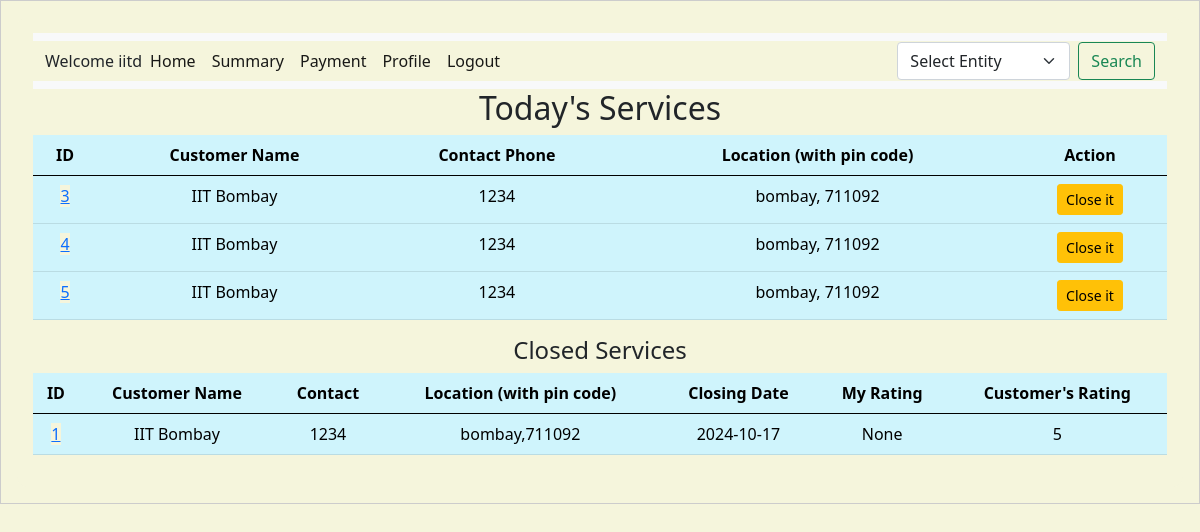
The app's page /professional_dashboard (signed in) with its own data.
### backend/models.py (models this page shows)
class Service_Professional(db.Model):
    __tablename__ = "service_professional"
    id = db.Column(db.Integer, primary_key=True, autoincrement=True)
    username = db.Column(db.String, unique=True, nullable=False)
    password = db.Column(db.String, nullable=False)
    name = db.Column(db.String, nullable=False)
    service_type = db.Column(
        db.String, nullable=False
    )  # nullable true done for some reason
    experience = db.Column(db.Integer, nullable=False)
    phone_no = db.Column(db.Integer, nullable=False)
    email = db.Column(db.String, unique=True, nullable=False)
    address = db.Column(db.String, nullable=False)
    pin_code = db.Column(db.String, nullable=False)
    verified_status = db.Column(db.String, nullable=True, default="Not verified yet")
    gender = db.Column(db.String, nullable=True)  # New column for gender (optional)
    profile_pic = db.Column(
        db.String, nullable=True
    )  # New column for profile picture (optional)
    average_rating = db.Column(db.Float, nullable=True)  # New column for average rating
    document = db.Column(db.String, nullable=True)  # Column to store document path
    block_status = db.Column(db.Boolean, default=False)  # Block/unblock status
    custom_services = db.relationship(
        "ProfessionalService",
        back_populates="professional",
        lazy=True,
        cascade="all, delete-orphan",
    )

class Service_Request(db.Model):
    __tablename__ = "service_request"
    id = db.Column(db.Integer, primary_key=True, autoincrement=True)
    service_id = db.Column(db.Integer, db.ForeignKey("service.id"), nullable=False)
    customer_id = db.Column(db.Integer, db.ForeignKey("customer.id"), nullable=False)
    professional_id = db.Column(
        db.Integer, db.ForeignKey("service_professional.id"), nullable=False
    )
    date_of_request = db.Column(db.DateTime, nullable=False, default=datetime.utcnow)
    date_of_completion = db.Column(db.DateTime)
    service_status = db.Column(
        db.String, nullable=False
    )  # e.g., 'requested', 'assigned', 'closed'
    remarks = db.Column(db.String, nullable=True)  # ratings given by customer
    rating = db.Column(db.Integer, nullable=True)  # Added this line for the rating
    customer_rating = db.Column(
        db.Integer, nullable=True
    )  # Rating given by professional
    customer_remarks = db.Column(
        db.String, nullable=True
    )  # Remarks from the professional
    requested_date = db.Column(db.Date)
    requested_time = db.Column(db.Time)
    service = db.relationship(
        "Service",
        backref=db.backref(
            "service_requests",
            lazy=True,
        ),
    )
    customer = db.relationship(
        "Customer", backref=db.backref("service_requests", lazy=True)
    )
    professional = db.relationship(
        "Service_Professional",
        backref=db.backref("service_requests", lazy=True, cascade="all, delete-orphan"),
    )
    payments = db.relationship("Payment", back_populates="service_request", lazy=True)

class Customer(db.Model):
    __tablename__ = "customer"
    id = db.Column(db.Integer, primary_key=True, autoincrement=True)
    username = db.Column(db.String, unique=True, nullable=False)
    password = db.Column(db.String, nullable=False)
    name = db.Column(db.String, nullable=False)
    email = db.Column(db.String, unique=True, nullable=False)
    address = db.Column(db.String, nullable=False)
    pin_code = db.Column(db.String, nullable=False)
    phone_no = db.Column(db.Integer, nullable=False)
    gender = db.Column(db.String, nullable=True)  # New column for gender (optional)
    profile_pic = db.Column(
        db.String, nullable=True
    )  # New column for profile picture (optional)
    role = db.Column(
        db.Integer, nullable=False, default=1
    )  # 0 for admin, 1 for customer
    average_rating = db.Column(db.Float, nullable=True)  # New column for average rating
    is_blocked = db.Column(
        db.Boolean, default=False
    )  # New column to track block status

### backend/controller.py (the view)
@app.route("/professional_dashboard")
def professional_dashboard():
    if "professional_id" in session:  # Check if professional is logged in
        professional_id = session["professional_id"]
        professional = Service_Professional.query.get(professional_id)
        message = None
        if professional:
            if professional.verified_status is None:
                message = "Your admin verification is under process."
            elif professional.verified_status == "approved":
                service_requests = Service_Request.query.filter_by(
                    professional_id=professional_id
                ).all()
                if not any(
                    req.service_status in ["requested", "accepted"]
                    for req in service_requests
                ):
                    flash(
                        "Your application has been approved. Please wait for service Requests.",
                        "success",
                    )
            elif professional.verified_status == "rejected":
                message = "Your application has been rejected. Please change your profile info."
            elif professional.block_status:
                message = "You have been blocked by admin and cannot book any services."
        service_requests = (
            Service_Request.query.options(
                joinedload(
                    Service_Request.professional
                )  # Eager load the professional relationship
            )
            .filter_by(professional_id=professional_id)
            .all()
        )
        pin_codes = (
            db.session.query(Customer.pin_code)
            .join(Service_Request)
            .filter(Service_Request.professional_id == professional_id)
            .distinct()
            .all()
        )
        pin_codes = [pin[0] for pin in pin_codes]  # Extracting pin codes from tuples
        today_services = [
            req
            for req in service_requests
            if req.service_status in ["requested", "accepted"]
        ]
        closed_services = [
            req for req in service_requests if req.service_status == "closed"
        ]
        return render_template(
            "professional_dashboard.html",
            today_services=today_services,
            closed_services=closed_services,
            message=message,  # This will always have a value
            pin_codes=pin_codes,
            professional=session["username"],
        )
    return redirect(url_for("user_login"))  # Redirect if not logged in

### templates/professional_dashboard.html (shortened to what this page needs)
<!DOCTYPE html>
<html lang="en">
<head>
    <link rel="stylesheet" href="/static/style.css" />
    <link href="https://cdn.jsdelivr.net/npm/bootstrap@5.0.2/dist/css/bootstrap.min.css" rel="stylesheet" />
</head>
<body>
    <div id="container">
        <div id="panel">
            <nav class="navbar navbar-expand-lg navbar-light bg-light">
                <div class="container-fluid">
                    <label>Welcome {{ professional }}</label>
                    <div class="collapse navbar-collapse" id="navbarSupportedContent">
                        <ul class="navbar-nav me-auto mb-2 mb-lg-0">
                            <li class="nav-item">
                                <a class="nav-link active" aria-current="page"
                                    href="{{ url_for('professional_dashboard') }}">Home</a>
                            </li>
                            <li class="nav-item">
                                <a class="nav-link active" aria-current="page"
                                    href="{{ url_for('professional_summary') }}">Summary</a>
                            </li>
                            <li class="nav-item">
                                <a class="nav-link active" aria-current="page"
                                    href="{{ url_for('professional_payments') }}">Payment</a>
                            </li>
                            <li class="nav-item">
                                <a class="nav-link active" aria-current="page"
                                    href="{{ url_for('professional_profile') }}">Profile</a>
                            </li>
                            <li class="nav-item">
                                <a class="nav-link active" aria-current="page" href="{{ url_for('logout') }}">Logout</a>
                            </li>
                        </ul>
                        <form class="d-flex" action="{{ url_for('search_customers') }}" method="GET"
                            onsubmit="return validateForm()">
                            <select class="form-select me-2" id="entity" name="entity" required onchange="showFields()">
                                <option value="" disabled selected>Select Entity</option>
                            </select>
                            <button class="btn btn-outline-success" type="submit">Search</button>
                        </form>
                    </div>
                </div>
            </nav>
            <h2>Today's Services</h2>
            {% if today_services %}
            <table class="table table-info table-hover">
                <thead>
                    <tr>
                        <th>ID</th>
                        <th>Customer Name</th>
                        <th>Contact Phone</th>
                        <th>Location (with pin code)</th>
                        <th>Action</th>
                    </tr>
                </thead>
                <tbody>
                    {% for request in today_services %}
                    <tr>
                        <td><a href="{{ url_for('service_request_customer', request_id=request.id) }}">
                                {{ request.id }}
                            </a></td>
                        <td>{{ request.customer.name }}</td>
                        <td>{{ request.customer.phone_no }}</td>
                        <td>{{ request.customer.address ~ ', ' ~ request.customer.pin_code }}</td>
                        <td>
                            {% if request.service_status == 'accepted' %}
                            <button class="btn btn-warning btn-sm" data-bs-toggle="modal"
                                data-bs-target="#closeServiceModal" data-id="{{ request.id }}"
                                data-service-name="{{ request.service.name }}"
                                data-customer-name="{{ request.customer.name }}"
                                data-customer-id="{{ request.customer.id }}"
                                data-address="{{ request.customer.address }}">
                                Close it
                            </button>
                            {% endif %}
                        </td>
                    </tr>
                    {% endfor %}
                </tbody>
            </table>
            {% else %}
            <p>No services requested today.</p>
            {% endif %}
            <h4>Closed Services</h4>
            {% if closed_services %}
            <table class="table table-info table-hover">
                <thead>
                    <tr>
                        <th>ID</th>
                        <th>Customer Name</th>
                        <th>Contact</th>
                        <th>Location (with pin code)</th>
                        <th>Closing Date</th>
                        <th>My Rating</th>
                        <th>Customer's Rating</th>
                    </tr>
                </thead>
                <tbody>
                    {% for closed_service in closed_services %}
                    <tr>
                        <td><a href="{{ url_for('service_request_customer', request_id=closed_service.id) }}">
                                {{ closed_service.id }}
                            </a></td>
                        <td>{{ closed_service.customer.name }}</td>
                        <td>{{ closed_service.customer.phone_no }}</td>
                        <td>{{ closed_service.customer.address ~ ','~ closed_service.customer.pin_code}}</td>
                        <td>{{ closed_service.date_of_completion.strftime('%Y-%m-%d') }}</td>
                        <td>{{ closed_service.rating }}</td>
                        <td>{{ closed_service.customer_rating }}</td>
                    </tr>
                    {% endfor %}
                </tbody>
            </table>
            {% else %}
            <p>No closed services yet.</p>
            {% endif %}
        </div>
    </div>
</body>
</html>

### static/style.css (style rules this page uses)
* { margin: 0; background-color: #F5F5DC; }
#panel { width: auto; margin: auto; height: auto; text-align: center; padding: 2vh; border: 0px solid black; border-radius: 10px; }
#container { width: auto; margin: auto; padding: 2vh; border: 1px solid #ccc; }

### records on screen
Service_Professional: username "iitd"
Service_Request: id "3", customer.name "IIT Bombay", customer.phone_no "1234", customer "bombay, 711092"
Service_Request: id "4", customer.name "IIT Bombay", customer.phone_no "1234", customer "bombay, 711092"
Service_Request: id "5", customer.name "IIT Bombay", customer.phone_no "1234", customer "bombay, 711092"
Service_Request: id "1", customer.name "IIT Bombay", customer.phone_no "1234", customer "bombay,711092", date_of_completion "2024-10-17", rating "None", customer_rating "5"
